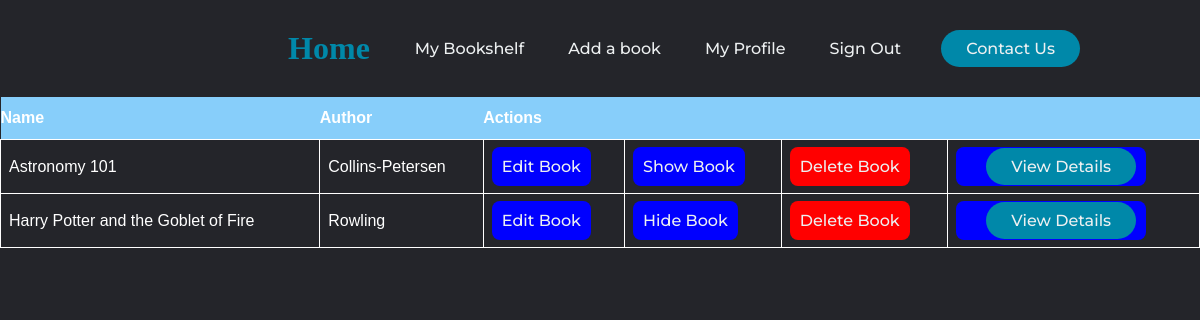
Page /account/bookshelf/ (signed in) on the earlier database version.
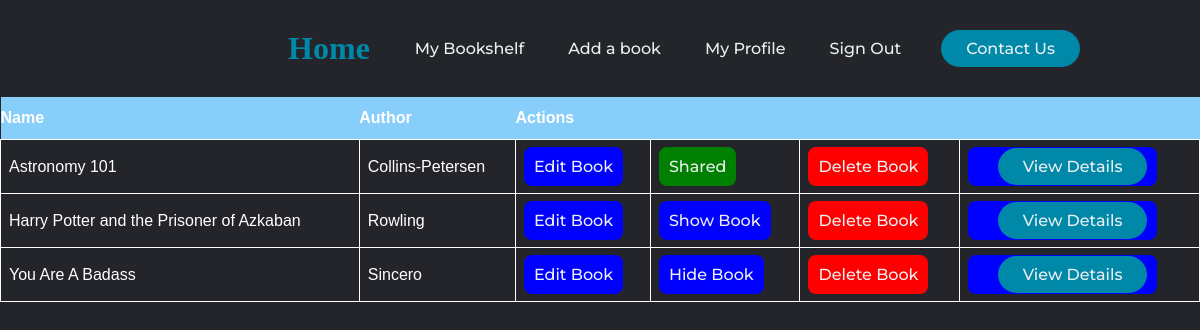
Same page on the later database version.
### library/models.py (models this page shows, shortened)
class Book (models.Model):
    owner = models.ForeignKey ("accounts.User",
                                 related_name='owner',
                                 on_delete=models.CASCADE,
                                 default=None)
    genre = models.ForeignKey (Genre,
                               related_name='books',
                               on_delete=models.CASCADE)
    author = models.ForeignKey (Author,
                                related_name='books',
                                on_delete=models.CASCADE)
    title = models.CharField (max_length=50, db_index=True,)
    summary = models.TextField (blank=True)
    price = models.DecimalField (max_digits=10, decimal_places=2)
    available = models.BooleanField (default=True)
    slug = models.SlugField (max_length=200, db_index=True)
    isbn = models.CharField(max_length=13, validators=[MinLengthValidator(13)])
    favorite = models.BooleanField(default=False)
    shared = models.BooleanField(default=False)
    class Meta:
        ordering = ('title',)

class Author (models.Model):
    first_name = models.CharField (max_length=50, db_index=True)
    last_name = models.CharField (max_length=50, db_index=True)
    slug = models.SlugField (max_length=200, db_index=True)
    favorite = models.BooleanField(default=False)
    class Meta:
        ordering = ('last_name',)
        index_together = (('id', 'slug'),)
    def __str__(self):
        return self.last_name

### accounts/views.py (the view)
# urls.py: path('bookshelf/' ,views.myBookShelf, name='myBookShelf'),
@login_required
def myBookShelf(request):
    myBooks = Book.objects.filter (owner_id=request.user, ).order_by ("title")
    return render (request, 'accounts/myBookshelf.html', {'myBooks': myBooks})

### accounts/templates/accounts/myBookshelf.html (shortened to what this page needs)
{% extends "accounts/base.html" %}
{% block content %}
    <table class="listings">
        <th>Name</th>
        <th>Author</th>
        <th colspan="4">Actions</th>
        {% for book in myBooks %}
            <tr class="bg-info">
                <td>{{ book.title }}</td>
                <td>{{ book.author }}</td>
                <td><a href="{% url 'accounts:edit_book' pk=book.pk %}"
                       class="btn btn-primary">Edit Book</a>
                    {% if book.available is True and book.shared is False %}
                        <td><a href="{% url 'accounts:changeBookVisibility' pk=book.pk %}"
                               onclick="return confirm('Are you sure you would like to hide the visibility of this book? ')"
                               class="btn btn-primary">Hide Book</a>
                            {% elif book.available is False and book.shared is True %}
                        <td><a href="{% url 'accounts:myBookShelf'%}"
                               onclick="return ('Book appears to be shared')"
                               class="btn btn-shared">Shared</a>
                            {% else %}
                        <td><a href="{% url 'accounts:changeBookVisibility' pk=book.pk %}"
                               onclick="return confirm('Are you sure you would like to change the visibility of this book to public? ')"
                               class="btn btn-primary">Show Book</a>
                    {% endif %}
                <td><a href="{% url 'accounts:deleteBook' pk=book.pk %}"
                       onclick="return confirm('Are you sure you want to delete?')"
                       class="btn btn-danger">Delete Book</a>
                <td><a href="{% url 'accounts:viewBook' pk=book.pk %}"
                       class="btn btn-primary">
                    <button>View Details</button>
                </a>
            </tr>
        {% endfor %}
    </table>
{% endblock %}

Differences in the rows shown:
changed Book "Astronomy 101": shared "Show Book" → "Shared"
changed Book "Rowling": title "Harry Potter and the Goblet of Fire" → "Harry Potter and the Prisoner of Azkaban"; available "Hide Book" → "Show Book"
added Book: title "You Are A Badass", author "Sincero", available "Hide Book"
